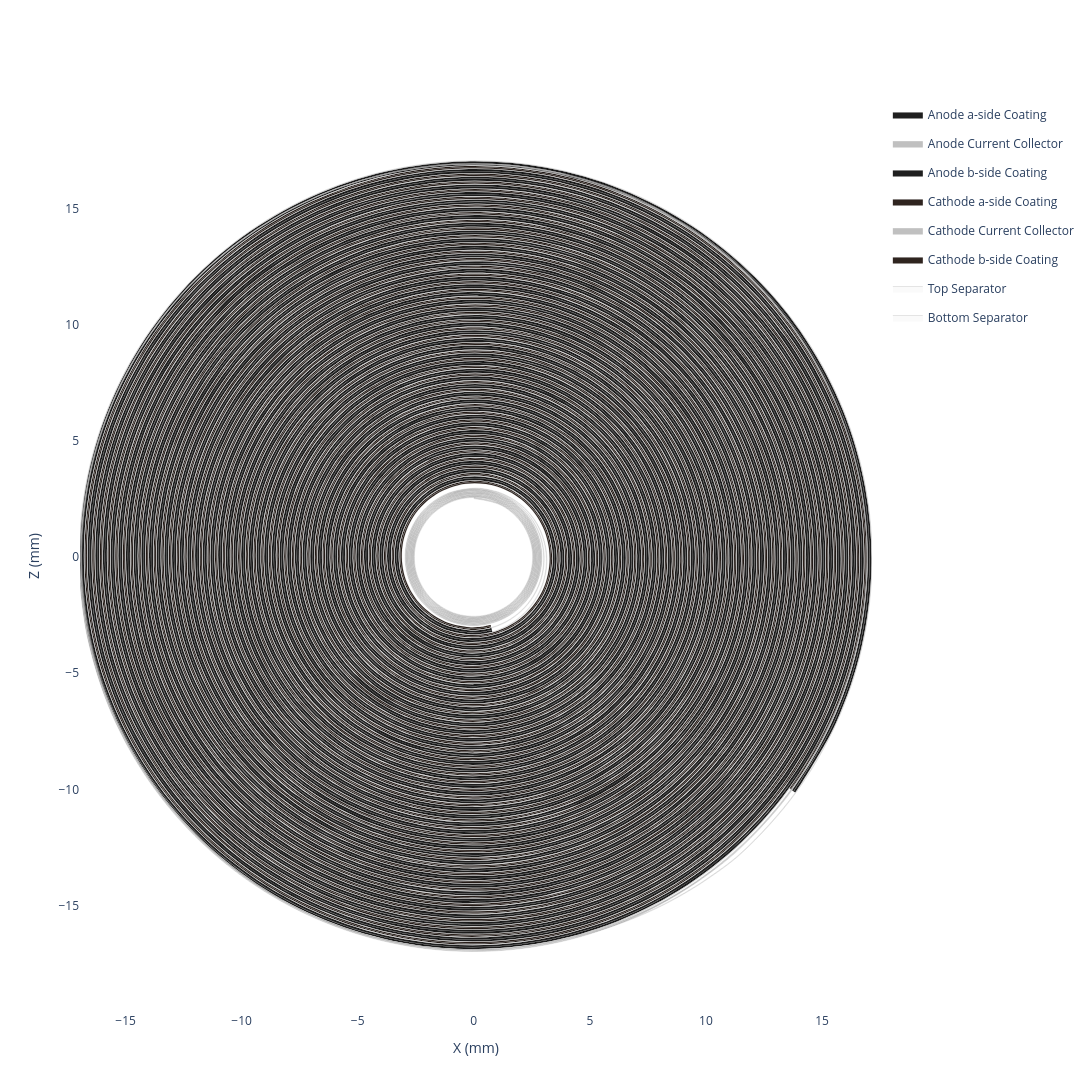

Source (notebook cell):
### Code cell
my_jellyroll.get_spiral_plot(height=1300, width=1300).show()

### Figure 1 — Plotly figure (JSON) as saved in the notebook; plotly's stock layout.template omitted (floating-point values rounded to 4 significant figures; data arrays with more than 128 entries replaced by an {"elided": "..."} marker saying what was removed)
{"data": [{"customdata": {"elided": "2144x6 float values"}, "fill": "toself", "fillcolor": "#1f1f1f", "hovertemplate": "<b>Anode a-side Coating (Extruded)</b><br>Theta: %{customdata[0]:.2f}°<br>Unwrapped Length: %{customdata[1]:.2f} mm<br>Radius: %{customdata[2]:.2f} mm<br>X: %{customdata[3]:.2f} mm<br>Z: %{customdata[4]:.2f} mm<br>Turns: %{customdata[5]:.2f}<extra></extra>", "legendgroup": "Anode a-side Coating", "line": {"color": "black", "shape": "spline", "width": 0.1}, "mode": "lines", "name": "Anode a-side Coating", "type": "scatter", "x": {"elided": "2144 float values"}, "y": {"elided": "2144 float values"}}, {"customdata": {"elided": "2144x6 float values"}, "fill": "toself", "fillcolor": "#C0C0C0", "hovertemplate": "<b>Anode Current Collector (Extruded)</b><br>Theta: %{customdata[0]:.2f}°<br>Unwrapped Length: %{customdata[1]:.2f} mm<br>Radius: %{customdata[2]:.2f} mm<br>X: %{customdata[3]:.2f} mm<br>Z: %{customdata[4]:.2f} mm<br>Turns: %{customdata[5]:.2f}<extra></extra>", "legendgroup": "Anode Current Collector", "line": {"color": "black", "shape": "spline", "width": 0.1}, "mode": "lines", "name": "Anode Current Collector", "type": "scatter", "x": {"elided": "2144 float values"}, "y": {"elided": "2144 float values"}}, {"customdata": {"elided": "2144x6 float values"}, "fill": "toself", "fillcolor": "#1f1f1f", "hovertemplate": "<b>Anode b-side Coating (Extruded)</b><br>Theta: %{customdata[0]:.2f}°<br>Unwrapped Length: %{customdata[1]:.2f} mm<br>Radius: %{customdata[2]:.2f} mm<br>X: %{customdata[3]:.2f} mm<br>Z: %{customdata[4]:.2f} mm<br>Turns: %{customdata[5]:.2f}<extra></extra>", "legendgroup": "Anode b-side Coating", "line": {"color": "black", "shape": "spline", "width": 0.1}, "mode": "lines", "name": "Anode b-side Coating", "type": "scatter", "x": {"elided": "2144 float values"}, "y": {"elided": "2144 float values"}}, {"customdata": {"elided": "2144x6 float values"}, "fill": "toself", "fillcolor": "#2f241f", "hovertemplate": "<b>Cathode a-side Coating (Extruded)</b><br>Theta: %{customdata[0]:.2f}°<br>Unwrapped Length: %{customdata[1]:.2f} mm<br>Radius: %{customdata[2]:.2f} mm<br>X: %{customdata[3]:.2f} mm<br>Z: %{customdata[4]:.2f} mm<br>Turns: %{customdata[5]:.2f}<extra></extra>", "legendgroup": "Cathode a-side Coating", "line": {"color": "black", "shape": "spline", "width": 0.1}, "mode": "lines", "name": "Cathode a-side Coating", "type": "scatter", "x": {"elided": "2144 float values"}, "y": {"elided": "2144 float values"}}, {"customdata": {"elided": "2144x6 float values"}, "fill": "toself", "fillcolor": "#C0C0C0", "hovertemplate": "<b>Cathode Current Collector (Extruded)</b><br>Theta: %{customdata[0]:.2f}°<br>Unwrapped Length: %{customdata[1]:.2f} mm<br>Radius: %{customdata[2]:.2f} mm<br>X: %{customdata[3]:.2f} mm<br>Z: %{customdata[4]:.2f} mm<br>Turns: %{customdata[5]:.2f}<extra></extra>", "legendgroup": "Cathode Current Collector", "line": {"color": "black", "shape": "spline", "width": 0.1}, "mode": "lines", "name": "Cathode Current Collector", "type": "scatter", "x": {"elided": "2144 float values"}, "y": {"elided": "2144 float values"}}, {"customdata": {"elided": "2144x6 float values"}, "fill": "toself", "fillcolor": "#2f241f", "hovertemplate": "<b>Cathode b-side Coating (Extruded)</b><br>Theta: %{customdata[0]:.2f}°<br>Unwrapped Length: %{customdata[1]:.2f} mm<br>Radius: %{customdata[2]:.2f} mm<br>X: %{customdata[3]:.2f} mm<br>Z: %{customdata[4]:.2f} mm<br>Turns: %{customdata[5]:.2f}<extra></extra>", "legendgroup": "Cathode b-side Coating", "line": {"color": "black", "shape": "spline", "width": 0.1}, "mode": "lines", "name": "Cathode b-side Coating", "type": "scatter", "x": {"elided": "2144 float values"}, "y": {"elided": "2144 float values"}}, {"customdata": {"elided": "3160x6 float values"}, "fill": "toself", "fillcolor": "#fafafa", "hovertemplate": "<b>Top Separator (Extruded)</b><br>Theta: %{customdata[0]:.2f}°<br>Unwrapped Length: %{customdata[1]:.2f} mm<br>Radius: %{customdata[2]:.2f} mm<br>X: %{customdata[3]:.2f} mm<br>Z: %{customdata[4]:.2f} mm<br>Turns: %{customdata[5]:.2f}<extra></extra>", "legendgroup": "Top Separator", "line": {"color": "black", "shape": "spline", "width": 0.1}, "mode": "lines", "name": "Top Separator", "type": "scatter", "x": {"elided": "3160 float values"}, "y": {"elided": "3160 float values"}}, {"customdata": {"elided": "3160x6 float values"}, "fill": "toself", "fillcolor": "#fafafa", "hovertemplate": "<b>Bottom Separator (Extruded)</b><br>Theta: %{customdata[0]:.2f}°<br>Unwrapped Length: %{customdata[1]:.2f} mm<br>Radius: %{customdata[2]:.2f} mm<br>X: %{customdata[3]:.2f} mm<br>Z: %{customdata[4]:.2f} mm<br>Turns: %{customdata[5]:.2f}<extra></extra>", "legendgroup": "Bottom Separator", "line": {"color": "black", "shape": "spline", "width": 0.1}, "mode": "lines", "name": "Bottom Separator", "type": "scatter", "x": {"elided": "3160 float values"}, "y": {"elided": "3160 float values"}}, {"customdata": {"elided": "1578x6 float values"}, "hovertemplate": "<b>Top Separator</b><br>Theta: %{customdata[0]:.2f}°<br>Unwrapped Length: %{customdata[1]:.2f} mm<br>Radius: %{customdata[2]:.2f} mm<br>X: %{customdata[3]:.2f} mm<br>Z: %{customdata[4]:.2f} mm<br>Turns: %{customdata[5]:.2f}<extra></extra>", "legendgroup": "Top Separator", "line": {"color": "#fafafa", "shape": "spline", "width": 0}, "mode": "lines", "name": "Top Separator", "showlegend": false, "type": "scatter", "x": {"elided": "1578 float values"}, "y": {"elided": "1578 float values"}}, {"customdata": {"elided": "1070x6 float values"}, "hovertemplate": "<b>Anode a-side Coating</b><br>Theta: %{customdata[0]:.2f}°<br>Unwrapped Length: %{customdata[1]:.2f} mm<br>Radius: %{customdata[2]:.2f} mm<br>X: %{customdata[3]:.2f} mm<br>Z: %{customdata[4]:.2f} mm<br>Turns: %{customdata[5]:.2f}<extra></extra>", "legendgroup": "Anode a-side Coating", "line": {"color": "#1f1f1f", "shape": "spline", "width": 0}, "mode": "lines", "name": "Anode a-side Coating", "showlegend": false, "type": "scatter", "x": {"elided": "1070 float values"}, "y": {"elided": "1070 float values"}}, {"customdata": {"elided": "1070x6 float values"}, "hovertemplate": "<b>Anode Current Collector</b><br>Theta: %{customdata[0]:.2f}°<br>Unwrapped Length: %{customdata[1]:.2f} mm<br>Radius: %{customdata[2]:.2f} mm<br>X: %{customdata[3]:.2f} mm<br>Z: %{customdata[4]:.2f} mm<br>Turns: %{customdata[5]:.2f}<extra></extra>", "legendgroup": "Anode Current Collector", "line": {"color": "#C0C0C0", "shape": "spline", "width": 0}, "mode": "lines", "name": "Anode Current Collector", "showlegend": false, "type": "scatter", "x": {"elided": "1070 float values"}, "y": {"elided": "1070 float values"}}, {"customdata": {"elided": "1070x6 float values"}, "hovertemplate": "<b>Anode b-side Coating</b><br>Theta: %{customdata[0]:.2f}°<br>Unwrapped Length: %{customdata[1]:.2f} mm<br>Radius: %{customdata[2]:.2f} mm<br>X: %{customdata[3]:.2f} mm<br>Z: %{customdata[4]:.2f} mm<br>Turns: %{customdata[5]:.2f}<extra></extra>", "legendgroup": "Anode b-side Coating", "line": {"color": "#1f1f1f", "shape": "spline", "width": 0}, "mode": "lines", "name": "Anode b-side Coating", "showlegend": false, "type": "scatter", "x": {"elided": "1070 float values"}, "y": {"elided": "1070 float values"}}, {"customdata": {"elided": "1578x6 float values"}, "hovertemplate": "<b>Bottom Separator</b><br>Theta: %{customdata[0]:.2f}°<br>Unwrapped Length: %{customdata[1]:.2f} mm<br>Radius: %{customdata[2]:.2f} mm<br>X: %{customdata[3]:.2f} mm<br>Z: %{customdata[4]:.2f} mm<br>Turns: %{customdata[5]:.2f}<extra></extra>", "legendgroup": "Bottom Separator", "line": {"color": "#fafafa", "shape": "spline", "width": 0}, "mode": "lines", "name": "Bottom Separator", "showlegend": false, "type": "scatter", "x": {"elided": "1578 float values"}, "y": {"elided": "1578 float values"}}, {"customdata": {"elided": "1070x6 float values"}, "hovertemplate": "<b>Cathode a-side Coating</b><br>Theta: %{customdata[0]:.2f}°<br>Unwrapped Length: %{customdata[1]:.2f} mm<br>Radius: %{customdata[2]:.2f} mm<br>X: %{customdata[3]:.2f} mm<br>Z: %{customdata[4]:.2f} mm<br>Turns: %{customdata[5]:.2f}<extra></extra>", "legendgroup": "Cathode a-side Coating", "line": {"color": "#2f241f", "shape": "spline", "width": 0}, "mode": "lines", "name": "Cathode a-side Coating", "showlegend": false, "type": "scatter", "x": {"elided": "1070 float values"}, "y": {"elided": "1070 float values"}}, {"customdata": {"elided": "1070x6 float values"}, "hovertemplate": "<b>Cathode Current Collector</b><br>Theta: %{customdata[0]:.2f}°<br>Unwrapped Length: %{customdata[1]:.2f} mm<br>Radius: %{customdata[2]:.2f} mm<br>X: %{customdata[3]:.2f} mm<br>Z: %{customdata[4]:.2f} mm<br>Turns: %{customdata[5]:.2f}<extra></extra>", "legendgroup": "Cathode Current Collector", "line": {"color": "#C0C0C0", "shape": "spline", "width": 0}, "mode": "lines", "name": "Cathode Current Collector", "showlegend": false, "type": "scatter", "x": {"elided": "1070 float values"}, "y": {"elided": "1070 float values"}}, {"customdata": {"elided": "1070x6 float values"}, "hovertemplate": "<b>Cathode b-side Coating</b><br>Theta: %{customdata[0]:.2f}°<br>Unwrapped Length: %{customdata[1]:.2f} mm<br>Radius: %{customdata[2]:.2f} mm<br>X: %{customdata[3]:.2f} mm<br>Z: %{customdata[4]:.2f} mm<br>Turns: %{customdata[5]:.2f}<extra></extra>", "legendgroup": "Cathode b-side Coating", "line": {"color": "#2f241f", "shape": "spline", "width": 0}, "mode": "lines", "name": "Cathode b-side Coating", "showlegend": false, "type": "scatter", "x": {"elided": "1070 float values"}, "y": {"elided": "1070 float values"}}], "layout": {"height": 1300, "hovermode": "closest", "paper_bgcolor": "white", "plot_bgcolor": "white", "width": 1300, "xaxis": {"scaleanchor": "y", "title": {"text": "X (mm)"}, "zeroline": false}, "yaxis": {"title": {"text": "Z (mm)"}, "zeroline": false}}}
